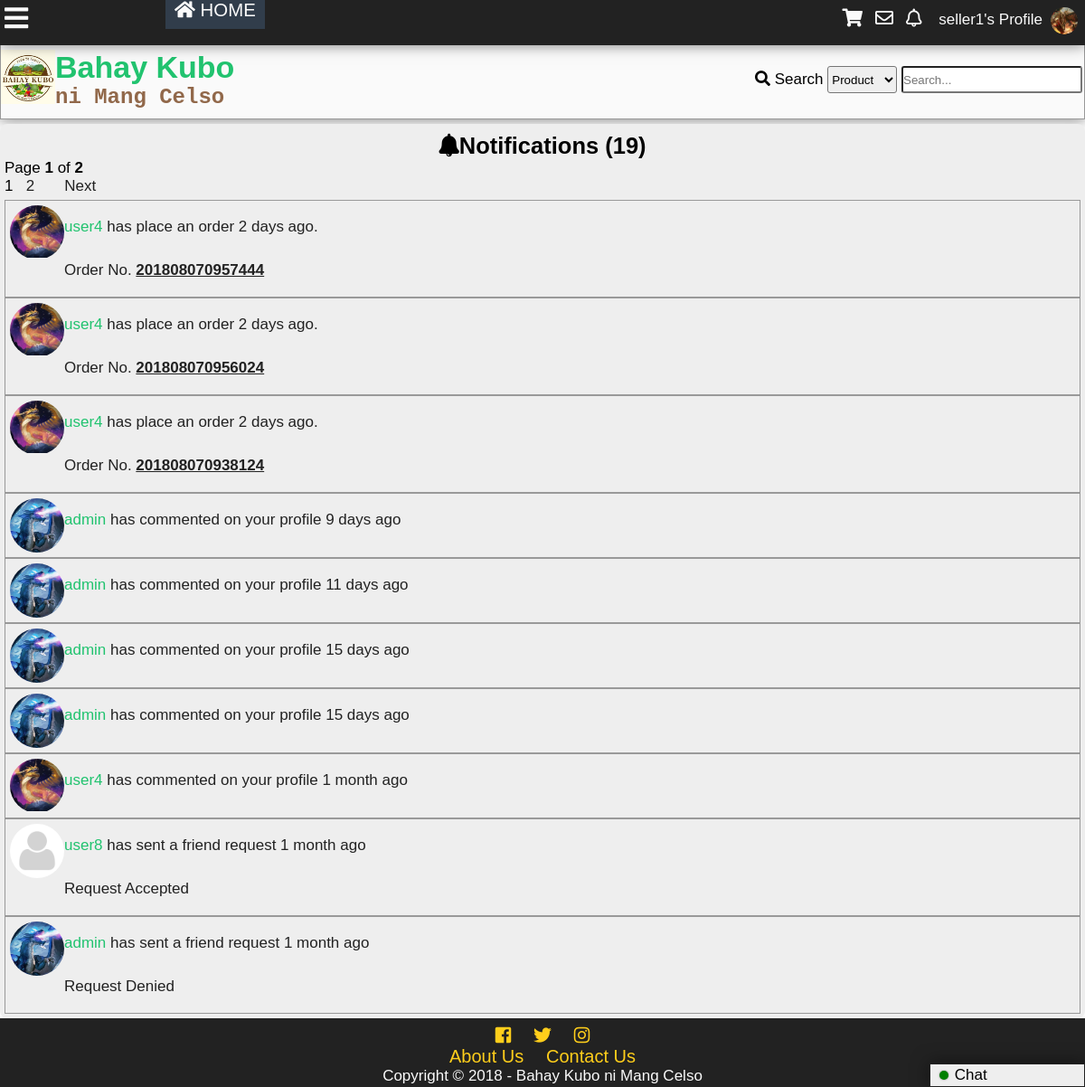
The app's page /notification.php (signed in), older data.
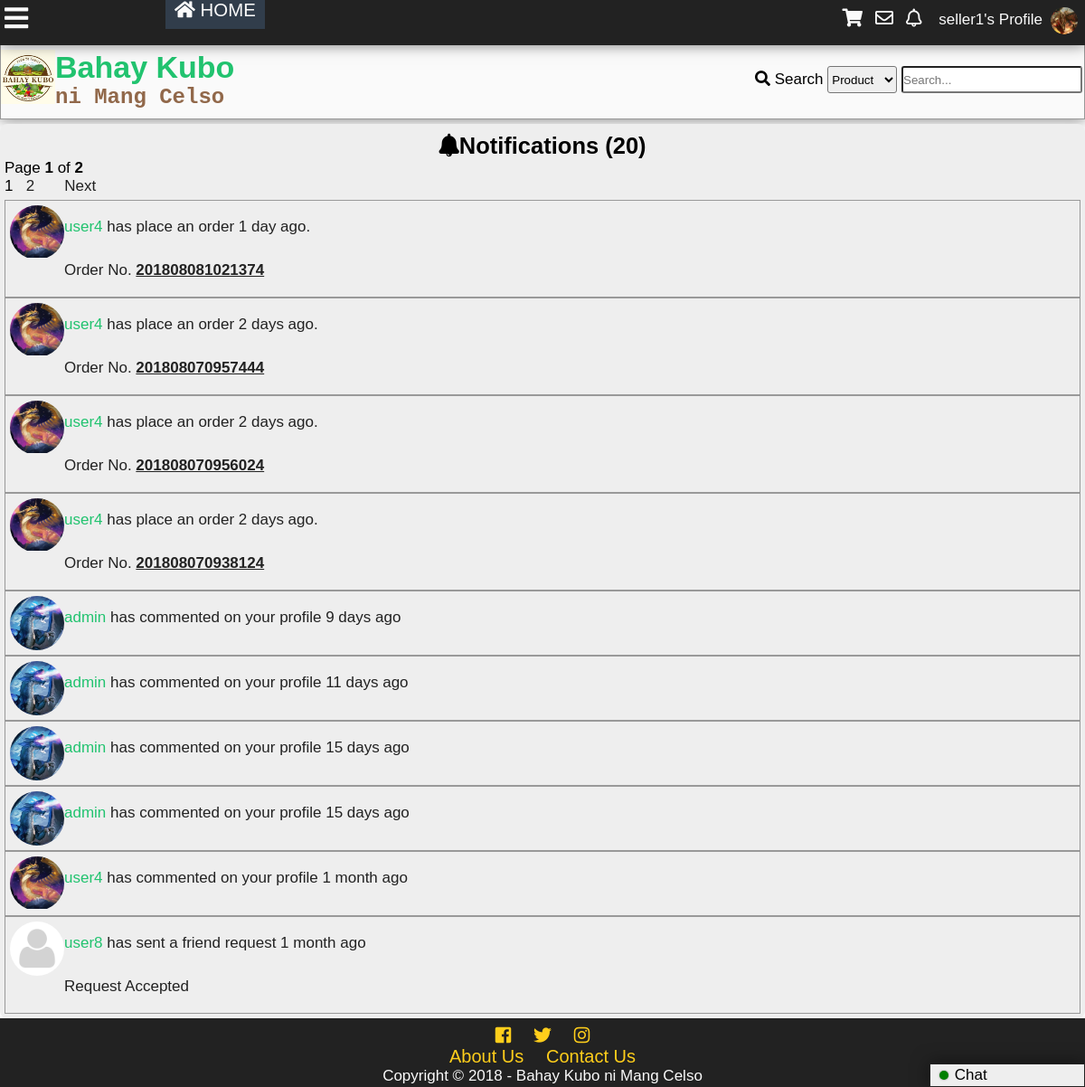
The same page, newer data.
### tables this page shows
CREATE TABLE `tblnotif` (
  `notifid` int(11) NOT NULL,
  `userid` int(11) NOT NULL,
  `receiverid` int(11) NOT NULL,
  `notifdate` datetime DEFAULT NULL,
  `checked` int(11) NOT NULL,
  `notiftype` int(11) NOT NULL,
  `details` varchar(100) NOT NULL,
  `details2` int(11) NOT NULL
);

CREATE TABLE `tbluser` (
  `userid` int(11) NOT NULL,
  `username` varchar(100) NOT NULL,
  `password` varchar(100) NOT NULL,
  `firstname` varchar(100) NOT NULL,
  `middlename` varchar(100) NOT NULL,
  `lastname` varchar(100) NOT NULL,
  `birthday` varchar(20) NOT NULL,
  `datecreated` timestamp NOT NULL DEFAULT '0000-00-00 00:00:00',
  `email` varchar(100) NOT NULL,
  `phone` varchar(100) NOT NULL,
  `location` varchar(255) NOT NULL,
  `usertypeid` int(11) NOT NULL,
  `access` int(11) NOT NULL,
  `imgpath` varchar(200) NOT NULL,
  `bio` text NOT NULL,
  `is_show_email` tinyint(1) NOT NULL,
  `gender` int(11) NOT NULL,
  `lastupdate` timestamp NOT NULL DEFAULT '0000-00-00 00:00:00',
  `lastonline` timestamp NOT NULL DEFAULT '0000-00-00 00:00:00',
  `profileviews` int(11) NOT NULL
);

### notification.php (the view, shortened to what this page needs)
<?php
include'functions.php';
?>
<!DOCTYPE html>
<html lang="en">
<head>
    <link rel="stylesheet" href="css/style.css">
  	<link rel="stylesheet" href="css/fontawesome-all.css">
</head>
<body onscroll="scrollOpacity()">
	<div class="main-container">
		<div class="other-content">
<?php
$id=$_SESSION['id'];
$sql="SELECT notifid FROM tblnotif WHERE receiverid='$id'";
$result=$conn->query($sql);
$rows=$result->num_rows;
$page_rows = 10;
	$last = ceil($rows/$page_rows);
	$pagenum = 1;
	$limit = 'LIMIT ' .($pagenum - 1) * $page_rows .',' .$page_rows;
	$textline1 = "<i class='fas fa-bell'></i>Notifications (<b>".number_format($rows)."</b>)";
	$textline2 = "Page <b>$pagenum</b> of <b>$last</b>";
	$paginationCtrls = '';
	if($last != 1){
	    $paginationCtrls .= ''.$pagenum.' &nbsp; ';
	    for($i = $pagenum+1; $i <= $last; $i++){
			$paginationCtrls .= '<a href="'.$_SERVER['PHP_SELF'].'?pn='.$i.'">'.$i.'</a> &nbsp; ';
		}
		if ($pagenum != $last) {
	        $next = $pagenum + 1;
	        $paginationCtrls .= ' &nbsp; &nbsp; <a href="'.$_SERVER['PHP_SELF'].'?pn='.$next.'">Next</a> ';
	    }
	}
	echo'<h2>  '.$textline1.'</h2>
	<p>  '.$textline2.' </p>
	<div id="pagination_controls"> '.$paginationCtrls.'</div>';
$sql="SELECT tblnotif.userid,notifid,username,imgpath,receiverid,notifdate,notiftype,details,details2 FROM tblnotif
LEFT JOIN tbluser
ON tblnotif.userid=tbluser.userid
WHERE receiverid='$id'
ORDER BY notifid DESC $limit";
$result=$conn->query($sql);
echo '<ul id="notiflist">';
while($rows=$result->fetch_object())
{
$nid=$rows->notifid;
$uid=$rows->userid;
$uname=$rows->username;
$type=$rows->notiftype;
$date=time_elapsed_string($rows->notifdate);
$details=$rows->details;
$details2=$rows->details2;
$imgpath=$rows->imgpath;
if(!$imgpath){
	$imgpath='img/default.png';
}
if($type==1){
	echo'<li><div class="comment-tn">
				<img src="'.$imgpath.'">
			</div><a class="n1" href="profile.php?id='.$uid.'">'.$uname.'</a> <a class="n2" href="profile.php?name='.$_SESSION['name'].'#comment'.$details.'"> has commented on your profile '.$date.'</a></li>';
} else if($type==2){
	if ($details2==1){
	echo'<li><div class="comment-tn">
				<img src="'.$imgpath.'">
			</div>
			 <a class="n1" href="profile.php?id='.$uid.'">'.$uname.'</a> has sent a friend request '.$date.'<br>
		<div id="fr-'.$nid.'"><a class="fr-yes" onclick="friendyesb(this)" value="'.$nid.'">Yes</a> <a class="fr-no" onclick="friendnob(this)" value="'.$nid.'">No</a>
		</div>
		</li>';
	} else if($details2==2){
		echo'<li><div class="comment-tn">
				<img src="'.$imgpath.'">
			</div>
			 <a class="n1" href="profile.php?id='.$uid.'">'.$uname.'</a> has sent a friend request '.$date.'<br>
		<div id="fr-'.$nid.'">
			Request Accepted
		</div>
		</li>';
	} else if($details2==3){
		echo'<li><div class="comment-tn">
				<img src="'.$imgpath.'">
			</div>
			 <a class="n1" href="profile.php?id='.$uid.'">'.$uname.'</a> has sent a friend request '.$date.'<br>
		<div id="fr-'.$nid.'">
			Request Denied
		</div>
		</li>';
	}
}else if ($type==3){
	echo'<li><i class="fas fa-ban banned"></i> Sorry, your profile picture has been removed.<br>
	Please read the rules and guidelines.</li>';
}else if ($type==4){
	echo'<li> Your order has been <span style="color:green;"><b>approved</b></span><br>'.$date.'.<br>
	Order No. <a class="black" href="search.php?criteria=3&search-text='.$details.'"><b>'.$details.'</a></b></li>';
}else if ($type==5){
	echo'<li> Your order has been <span style="color:red;"><b>rejected</b></span><br>'.$date.'.<br>
	Order No. <a class="black" href="search.php?criteria=3&search-text='.$details.'"><b>'.$details.'</a></b></li>';
}else if ($type==6){
	echo'<li> Your order has been <span style="color:red;"><b>cancelled</b></span><br>'.$date.'.<br>
	Order No. <a class="black" href="search.php?criteria=3&search-text='.$details.'"><b>'.$details.'</a></b></li>';
}else if ($type==7){
	echo'<li> <div class="comment-tn">
				<img src="'.$imgpath.'">
			</div>
			 <a class="n1" href="profile.php?id='.$uid.'">'.$uname.'</a> has place an order '.$date.'.<br>
	Order No. <a class="black" href="search.php?criteria=3&search-text='.$details.'"><b>'.$details.'</b></a></li>';
}
}
echo '</ul>';
?>
		</div>
	</div>
</body>
</html>

Row changes from the older to the newer data that the page shows:
no longer on this page (row unchanged): tblnotif: userid.imgpath (picture), userid.username "admin", notifdate "1 month ago"
added tblnotif: userid.imgpath (picture), userid.username "user4", notifdate "1 day ago", details "201808081021374"
Text that changed along with them:
$rows: "19" → "20"
